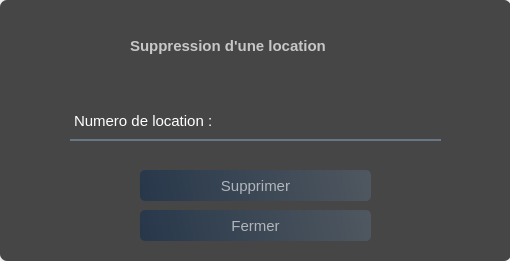
<?xml version="1.0" encoding="UTF-8"?>
<ui version="4.0">
 <class>Form</class>
 <widget class="QWidget" name="Form">
  <property name="geometry">
   <rect>
    <x>0</x>
    <y>0</y>
    <width>510</width>
    <height>261</height>
   </rect>
  </property>
  <property name="windowTitle">
   <string>Form</string>
  </property>
  <widget class="QWidget" name="widget" native="true">
   <property name="geometry">
    <rect>
     <x>0</x>
     <y>0</y>
     <width>511</width>
     <height>261</height>
    </rect>
   </property>
   <widget class="QLabel" name="label">
    <property name="geometry">
     <rect>
      <x>0</x>
      <y>0</y>
      <width>511</width>
      <height>251</height>
     </rect>
    </property>
    <property name="styleSheet">
     <string notr="true">border-image: url(:/images/abstract-gradient-blue-to-white-sq-format-thomas-woolworth.jpg);</string>
    </property>
    <property name="text">
     <string/>
    </property>
   </widget>
   <widget class="QLabel" name="label_2">
    <property name="geometry">
     <rect>
      <x>0</x>
      <y>0</y>
      <width>511</width>
      <height>261</height>
     </rect>
    </property>
    <property name="styleSheet">
     <string notr="true">background-color:rgba(0,0,0,180); 
border-radius:7px; </string>
    </property>
    <property name="text">
     <string/>
    </property>
   </widget>
   <widget class="QLabel" name="label_3">
    <property name="geometry">
     <rect>
      <x>130</x>
      <y>30</y>
      <width>291</width>
      <height>31</height>
     </rect>
    </property>
    <property name="maximumSize">
     <size>
      <width>16777215</width>
      <height>16777215</height>
     </size>
    </property>
    <property name="sizeIncrement">
     <size>
      <width>0</width>
      <height>0</height>
     </size>
    </property>
    <property name="font">
     <font>
      <pointsize>11</pointsize>
      <bold>true</bold>
     </font>
    </property>
    <property name="styleSheet">
     <string notr="true">color :rgba(255,255,255,0.7)</string>
    </property>
    <property name="text">
     <string>Suppression d'une location</string>
    </property>
   </widget>
   <widget class="QLineEdit" name="lineEdit_4">
    <property name="geometry">
     <rect>
      <x>260</x>
      <y>110</y>
      <width>181</width>
      <height>31</height>
     </rect>
    </property>
    <property name="font">
     <font>
      <pointsize>11</pointsize>
     </font>
    </property>
    <property name="styleSheet">
     <string notr="true">background-color: rgba(0,0,0,0);
border : none ;
border-bottom : 2px solid rgba(105,118,132,255);
color :white;
padding-bottom:7px ;</string>
    </property>
    <property name="placeholderText">
     <string/>
    </property>
    <property name="clearButtonEnabled">
     <bool>true</bool>
    </property>
   </widget>
   <widget class="QPushButton" name="pushButton">
    <property name="geometry">
     <rect>
      <x>140</x>
      <y>170</y>
      <width>231</width>
      <height>31</height>
     </rect>
    </property>
    <property name="font">
     <font>
      <pointsize>11</pointsize>
      <bold>false</bold>
     </font>
    </property>
    <property name="styleSheet">
     <string notr="true">QPushButton#pushButton{
background-color : qlineargradient(spread:pad,x1:0,y1:0.505682,x2:1,y2:0.477,stop:0 rgba(20,47,78,0.6),stop:1 rgba(85,98,112,0.6));
color:rgba(255,255,255,0.6);
border-radius:5px;
}
QPushButton#pushButton:hover{
background-color : qlineargradient(spread:pad,x1:0,y1:0.505682,x2:1,y2:0.477,stop:0 rgba(40,67,98,219),stop:1 rgba(105,118,132,226));
}
QPushButton#pushButton:pressed{
background-color : qlineargradient(spread:pad,x1:0,y1:0.505682,x2:1,y2:0.477,stop:0  rgba(20,47,78,0.6),stop:1 rgba(85,98,112,0.6));
color:rgba(255,255,255,210);
border-radius:5px;
}
</string>
    </property>
    <property name="text">
     <string>Supprimer</string>
    </property>
   </widget>
   <widget class="QPushButton" name="pushButton_3">
    <property name="geometry">
     <rect>
      <x>140</x>
      <y>210</y>
      <width>231</width>
      <height>31</height>
     </rect>
    </property>
    <property name="font">
     <font>
      <pointsize>11</pointsize>
      <bold>false</bold>
     </font>
    </property>
    <property name="styleSheet">
     <string notr="true">QPushButton#pushButton_3{
background-color : qlineargradient(spread:pad,x1:0,y1:0.505682,x2:1,y2:0.477,stop:0 rgba(20,47,78,0.6),stop:1 rgba(85,98,112,0.6));
color:rgba(255,255,255,0.6);
border-radius:5px;
}
QPushButton#pushButton_3:hover{
background-color : qlineargradient(spread:pad,x1:0,y1:0.505682,x2:1,y2:0.477,stop:0 rgba(40,67,98,219),stop:1 rgba(105,118,132,226));
}
QPushButton#pushButton_3:pressed{
background-color : qlineargradient(spread:pad,x1:0,y1:0.505682,x2:1,y2:0.477,stop:0  rgba(20,47,78,0.6),stop:1 rgba(85,98,112,0.6));
color:rgba(255,255,255,210);
border-radius:5px;
}
</string>
    </property>
    <property name="text">
     <string>Fermer</string>
    </property>
   </widget>
   <widget class="QLabel" name="label_4">
    <property name="geometry">
     <rect>
      <x>70</x>
      <y>110</y>
      <width>191</width>
      <height>31</height>
     </rect>
    </property>
    <property name="font">
     <font>
      <pointsize>11</pointsize>
     </font>
    </property>
    <property name="styleSheet">
     <string notr="true">background-color: rgba(0,0,0,0);
border : none ;
border-bottom : 2px solid rgba(105,118,132,255);
color :white;
padding-bottom:7px ;</string>
    </property>
    <property name="text">
     <string>Numero de location :</string>
    </property>
   </widget>
  </widget>
 </widget>
 <resources>
  <include location="res_msgbox.qrc"/>
 </resources>
 <connections/>
</ui>
